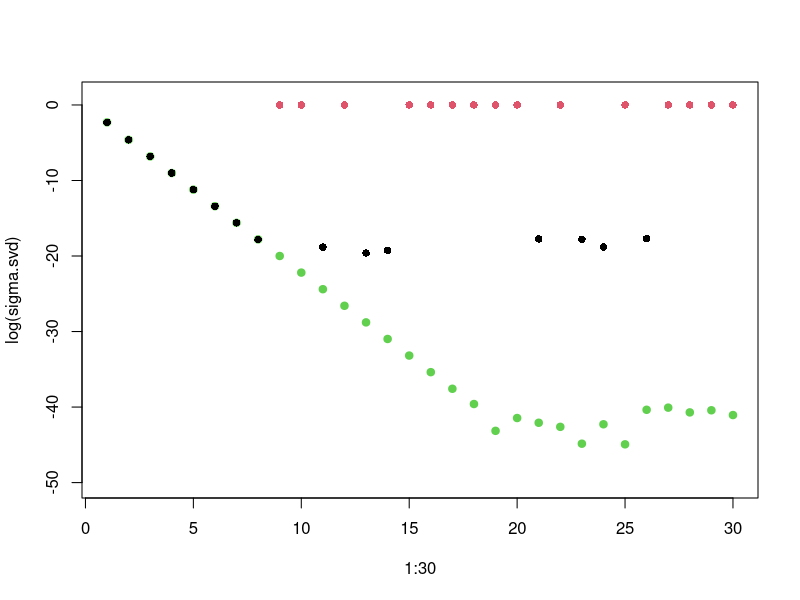

This chart was generated by the following R code:
library(pracma)
sigma.svd <- numeric(30)
sigma.square <- numeric(30)
for(m in 1:30) {
  A <- matrix(0, m, m)
  diag(A) <- 0.1
  A[upper.tri(A)] <- 1
  i = m
  sigma.svd[i] = svd(A)$d[m]
  sigma.square[i] = sqrt(min(eigen(t(A)%*%A)$values))
}


sigma.svd - sigma.square
col.square = rep(1, 30)
col.square[is.nan(sigma.square)] = 2
plot(1:30, log(sigma.svd), pch = 19, col = 3,ylim=c(-50,1))
lines(1:30, type="p",ifelse(is.nan(sigma.square), 0, log(sigma.square)), pch = 16, col = col.square)





